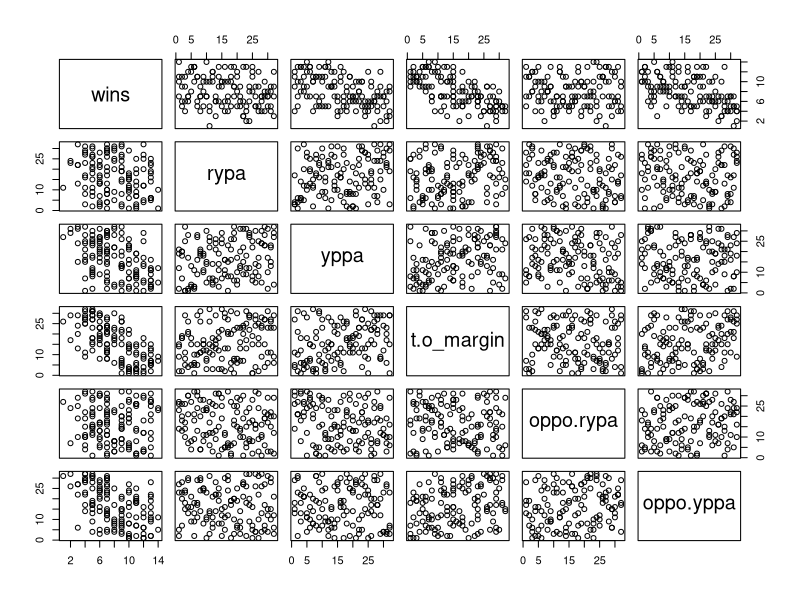
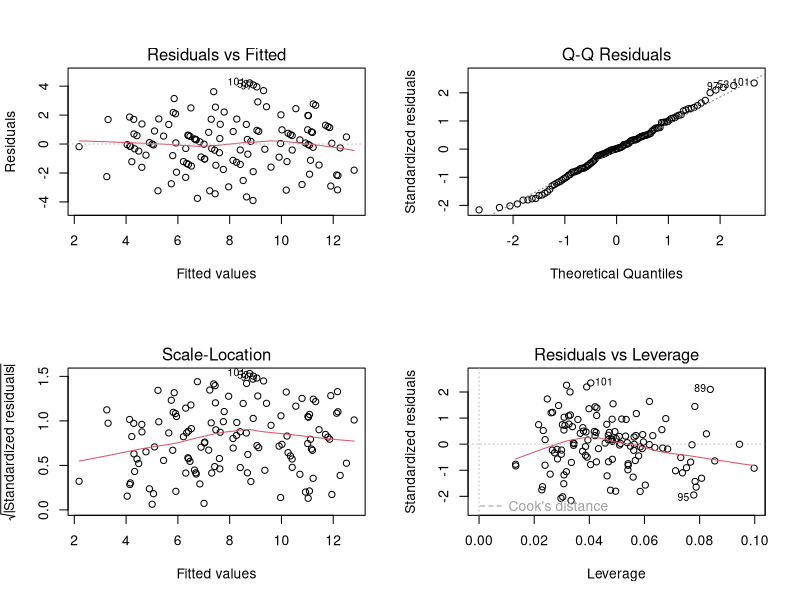
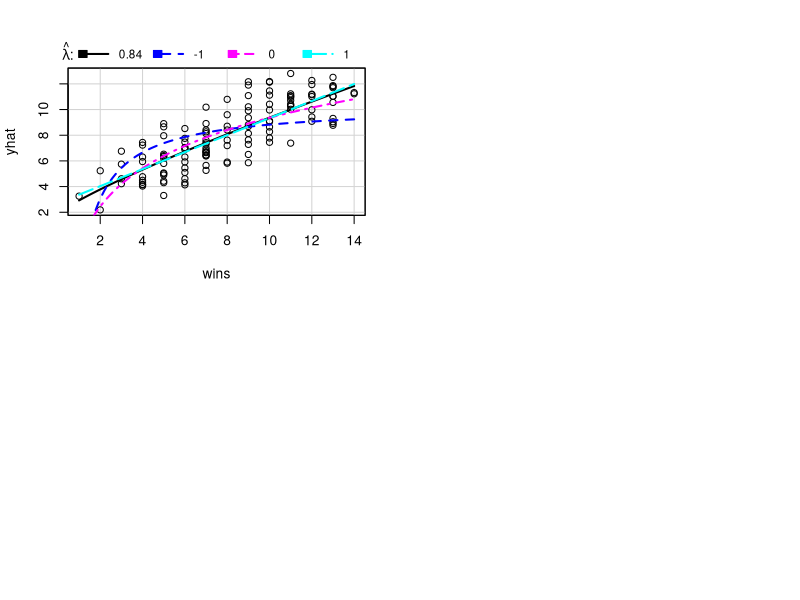
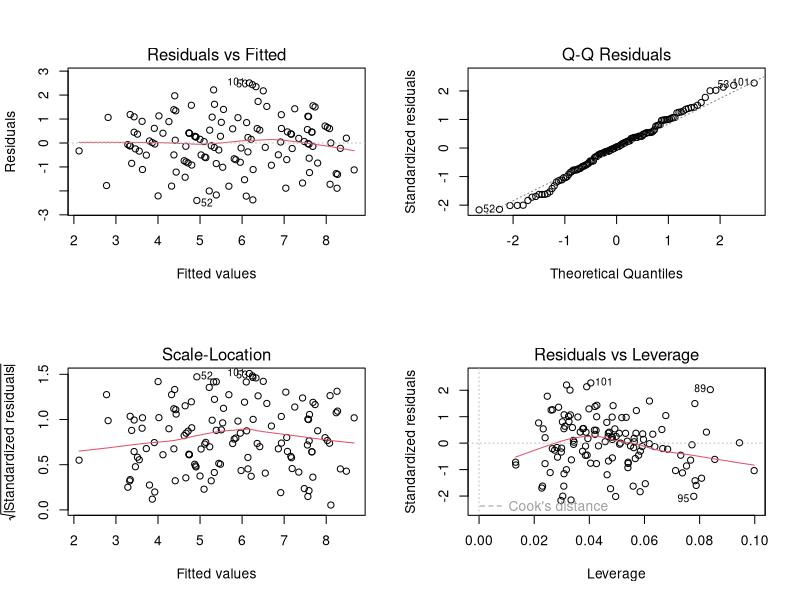

Source code (R) for these figures, in order: (Note: this script raises an error after producing the figures.)
## ---- chunk 1
knitr::opts_chunk$set(echo = TRUE)
## ---- chunk 2
library(car)   # inverseResponsePlot, powerTransform, avPlot, vif
library(MASS)  # supporting model-selection utilities
## ---- chunk 3
# Read the raw rankings file (column 1 is the team label; columns 2-7 are numeric).
football_raw <- read.csv("football data.csv")

# Row 104 is the winless 2017 Browns (wins = 0). It is an outlier and its zero
# breaks the log / power transformations used later, so it is dropped.
# Keep only the numeric response + predictor columns (2-7).
football <- football_raw[-104, 2:7]

# Number of observations, used later for the BIC penalty term.
n <- nrow(football)

head(football)
## ---- chunk 4
# Summary statistics and spread for each variable.
summary(football)
list("std. devs" = sapply(football, sd))

# Correlations and scatterplot matrix among all variables.
cor(football)
pairs(football)
## ---- chunk 5
# Regress wins on all five ranking predictors.
full_model <- lm(wins ~ rypa + yppa + t.o_margin + oppo.rypa + oppo.yppa,
                 data = football)
summary(full_model)
anova(full_model)

# Standard diagnostic plots (residuals, Q-Q, scale-location, leverage).
par(mfrow = c(2, 2))
plot(full_model)
## ---- chunk 6
# Flag high-leverage points using the 2*(p+1)/n rule of thumb.
# p = 5 predictors, so the cutoff is 2*(5+1)/n.
which(hatvalues(full_model) > 2 * (5 + 1) / n)
## ---- chunk 7
# The inverse response plot suggests a power transformation of the response.
inverseResponsePlot(full_model)
## ---- chunk 8
# powerTransform estimates transformation parameters for the response
# (and, below, jointly for the predictors) via maximum likelihood.
summary(
  powerTransform(
    cbind(wins, rypa, yppa, t.o_margin, oppo.rypa, oppo.yppa) ~ 1,
    data = football
  )
)

# The inverse response plot returns lambda ~ 0.8425 for wins; store it so the
# transformed response is defined in one place.
lambda <- 0.8425031
football$wins_t <- football$wins^lambda
## ---- chunk 9
# Refit the full model using the transformed response.
trans_model <- lm(wins_t ~ rypa + yppa + t.o_margin + oppo.rypa + oppo.yppa,
                  data = football)
summary(trans_model)
anova(trans_model)

# Diagnostics for the transformed model.
par(mfrow = c(2, 2))
plot(trans_model)

# Re-check leverage and multicollinearity (VIF) after transforming.
which(hatvalues(trans_model) > 2 * (5 + 1) / n)
vif(trans_model)
## ---- chunk 10
# Intercept-only starting point for forward selection.
null_model <- lm(wins_t ~ 1, data = football)
scope_upper <- ~ rypa + yppa + t.o_margin + oppo.rypa + oppo.yppa

# Forward and backward selection by AIC.
forward_aic  <- step(null_model, scope = list(lower = ~1, upper = scope_upper),
                     direction = "forward", data = football)
backward_aic <- step(trans_model, direction = "backward", data = football)

# Forward and backward selection by BIC (heavier penalty: k = log(n)).
forward_bic  <- step(null_model, scope = list(lower = ~1, upper = scope_upper),
                     direction = "forward", k = log(n), data = football)
backward_bic <- step(trans_model, direction = "backward", k = log(n),
                     data = football)
## ---- chunk 11
# Added-variable (partial regression) plots show each predictor's unique
# contribution given the others; VIF quantifies multicollinearity.
par(mfrow = c(3, 3))
avPlot(trans_model, variable = rypa,       ask = FALSE)
avPlot(trans_model, variable = yppa,       ask = FALSE)
avPlot(trans_model, variable = t.o_margin, ask = FALSE)
avPlot(trans_model, variable = oppo.rypa,  ask = FALSE)
avPlot(trans_model, variable = oppo.yppa,  ask = FALSE)
vif(trans_model)
## ---- chunk 12
# Model selection points to the three consistently significant predictors:
# turnover margin, passing offense, and passing defense.
reduced_model <- lm(wins_t ~ t.o_margin + yppa + oppo.yppa, data = football)

# Partial F-test: does dropping rypa and oppo.rypa significantly hurt fit?
# A non-significant p-value supports the smaller model.
anova(reduced_model, trans_model)
## ---- chunk 13
# Added-variable plots and VIF for the reduced model.
par(mfrow = c(1, 3))
avPlot(reduced_model, variable = t.o_margin, ask = FALSE)
avPlot(reduced_model, variable = yppa,       ask = FALSE)
avPlot(reduced_model, variable = oppo.yppa,  ask = FALSE)
vif(reduced_model)
## ---- chunk 14
# Summary, ANOVA, and diagnostic plots for the final chosen model.
summary(reduced_model)
anova(reduced_model)
par(mfrow = c(2, 2))
plot(reduced_model)
